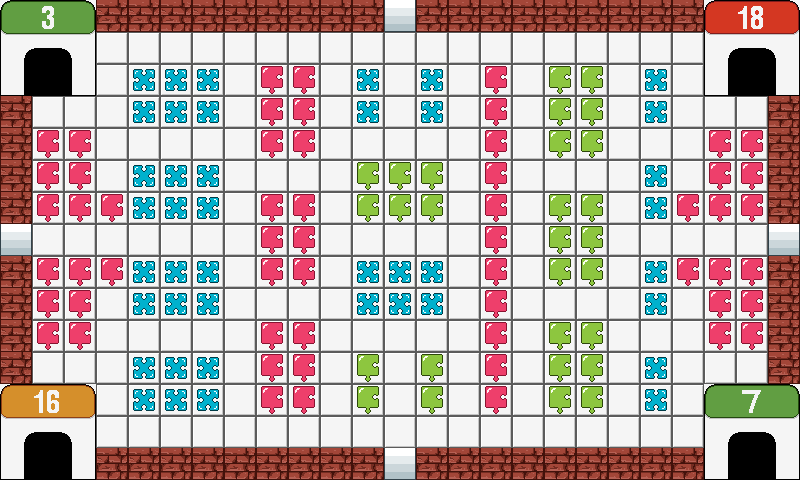

Rendered tile map (Tiled .tmx) drawn with the repository's tilesets; below, a short description and the map source with its tile grids summarised:
An orthogonal 25x15 tile map with 32x32 px tiles, 2 tile layers (Floors, Graphics) and 4 objects.

<map version="1.0" orientation="orthogonal" renderorder="right-down" width="25" height="15" tilewidth="32" tileheight="32" nextobjectid="14">
 <tileset firstgid="1" name="am-tiles32" tilewidth="32" tileheight="32" tilecount="52" columns="13">
  <image source="am-tiles32.png" width="416" height="128" />
 </tileset>
 <layer name="Floors" width="25" height="15">
  <data>[375 cells, 375 non-empty, 37 distinct tile ids]</data>
 </layer>
 <layer name="Graphics" width="25" height="15">
  <data>[375 cells, 183 non-empty, 5 distinct tile ids]</data>
 </layer>
 <objectgroup name="Rooms" visible="0">
  <object id="7" x="710" y="1" width="87" height="88" />
  <object id="9" x="711" y="390" width="87" height="88" />
  <object id="11" x="0" y="391" width="86" height="88" />
  <object id="13" x="1" y="1" width="88" height="88" />
 </objectgroup>
</map>